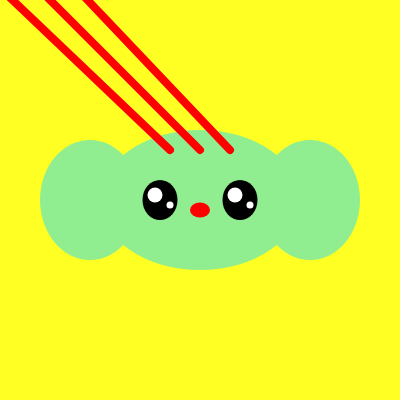
Frame 1 (no input)
Frame 60 (no input): identical to frame 1, image omitted
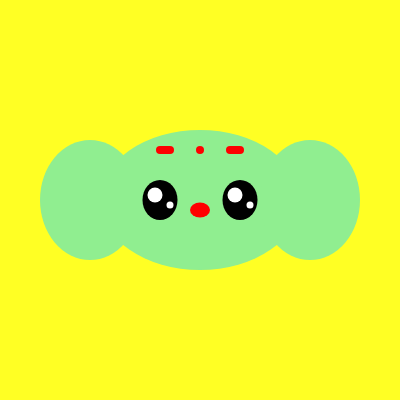
Frame 120 (the mouse pressed at the canvas centre since frame 60)

The p5.js sketch that drew these frames (run headless with seeded random() and noise() and a simulated clock; from frame 60 on, the mouse is pressed at the canvas centre):

// p5.js sketch
// ── sketch.js
function setup() {
  createCanvas(400,400);
}

function draw() {
  background("#FFFF24");

  //얼굴, 귀
  noStroke();
  fill("lightgreen");
  ellipseMode(CENTER);
  ellipse(200,200,200,140);
  
  ellipse(90,200,100,120);
  ellipse(310,200,100,120);

  //눈
  fill("black");
  ellipse(160,200,35,40);
  ellipse(240,200,35,40);

  stroke("white");
  strokeWeight(15);
  point(155,195);
  strokeWeight(7);
  point(170,205);
  strokeWeight(15);
  point(235,195);
  strokeWeight(7);
  point(250,205);

  //머리카락. 마우스 따라가게
  stroke("red");
  strokeWeight(8);
  line(170,150, mouseX-40, mouseY-50); // 왼쪽 선
  line(200,150, mouseX, mouseY-50);    // 가운데 선
  line(230,150, mouseX+40, mouseY-50); // 오른쪽 선

  //코
  noStroke();
  fill("red");
  ellipse(200,210,20,15);
}
